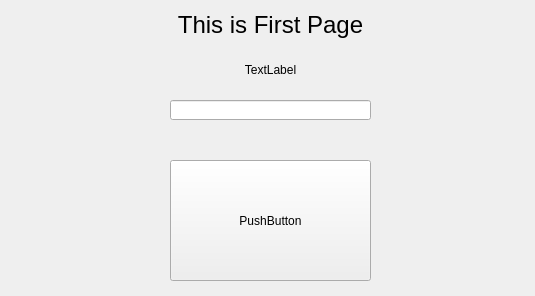
<?xml version="1.0" encoding="UTF-8"?>
<ui version="4.0">
 <class>MainWindow</class>
 <widget class="QMainWindow" name="MainWindow">
  <property name="geometry">
   <rect>
    <x>0</x>
    <y>0</y>
    <width>535</width>
    <height>296</height>
   </rect>
  </property>
  <property name="windowTitle">
   <string>MainWindow</string>
  </property>
  <widget class="QWidget" name="centralwidget">
   <widget class="QLabel" name="label">
    <property name="geometry">
     <rect>
      <x>170</x>
      <y>10</y>
      <width>201</width>
      <height>29</height>
     </rect>
    </property>
    <property name="font">
     <font>
      <pointsize>18</pointsize>
     </font>
    </property>
    <property name="text">
     <string>This is First Page</string>
    </property>
    <property name="alignment">
     <set>Qt::AlignCenter</set>
    </property>
   </widget>
   <widget class="QPushButton" name="pushButton">
    <property name="geometry">
     <rect>
      <x>170</x>
      <y>160</y>
      <width>201</width>
      <height>121</height>
     </rect>
    </property>
    <property name="text">
     <string>PushButton</string>
    </property>
   </widget>
   <widget class="QLineEdit" name="lineEdit">
    <property name="geometry">
     <rect>
      <x>170</x>
      <y>100</y>
      <width>201</width>
      <height>20</height>
     </rect>
    </property>
   </widget>
   <widget class="QLabel" name="label_2">
    <property name="geometry">
     <rect>
      <x>170</x>
      <y>60</y>
      <width>201</width>
      <height>20</height>
     </rect>
    </property>
    <property name="text">
     <string>TextLabel</string>
    </property>
    <property name="alignment">
     <set>Qt::AlignCenter</set>
    </property>
   </widget>
  </widget>
 </widget>
 <resources/>
 <connections/>
</ui>
